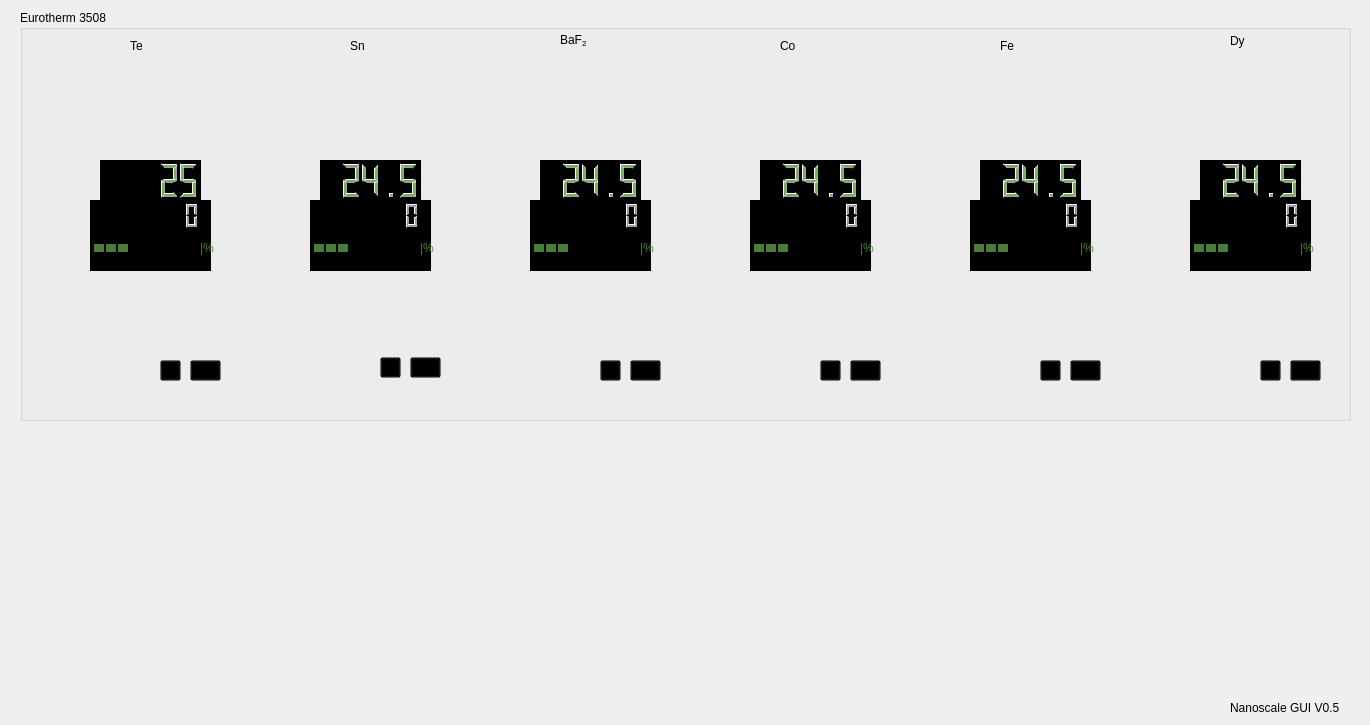
    <widget class="QWidget" name="tab_5">
     <attribute name="title">
      <string>Manual control</string>
     </attribute>
     <widget class="QLabel" name="label_66">
      <property name="geometry">
       <rect>
        <x>1230</x>
        <y>700</y>
        <width>131</width>
        <height>16</height>
       </rect>
      </property>
      <property name="text">
       <string>Nanoscale GUI V0.5</string>
      </property>
     </widget>
     <widget class="QLabel" name="label_428">
      <property name="geometry">
       <rect>
        <x>1000</x>
        <y>30</y>
        <width>41</width>
        <height>31</height>
       </rect>
      </property>
      <property name="styleSheet">
       <string notr="true">font: 20pt &quot;MS Shell Dlg 2&quot;;</string>
      </property>
      <property name="text">
       <string>Fe</string>
      </property>
     </widget>
     <widget class="QLabel" name="label_429">
      <property name="geometry">
       <rect>
        <x>1230</x>
        <y>20</y>
        <width>51</width>
        <height>41</height>
       </rect>
      </property>
      <property name="styleSheet">
       <string notr="true">font: 20pt &quot;MS Shell Dlg 2&quot;;</string>
      </property>
      <property name="text">
       <string>Dy</string>
      </property>
     </widget>
     <widget class="QLabel" name="label_431">
      <property name="geometry">
       <rect>
        <x>780</x>
        <y>30</y>
        <width>71</width>
        <height>31</height>
       </rect>
      </property>
      <property name="styleSheet">
       <string notr="true">font: 20pt &quot;MS Shell Dlg 2&quot;;</string>
      </property>
      <property name="text">
       <string>Co</string>
      </property>
     </widget>
     <widget class="QLabel" name="label_432">
      <property name="geometry">
       <rect>
        <x>130</x>
        <y>30</y>
        <width>51</width>
        <height>31</height>
       </rect>
      </property>
      <property name="styleSheet">
       <string notr="true">font: 20pt &quot;MS Shell Dlg 2&quot;;</string>
      </property>
      <property name="text">
       <string>Te</string>
      </property>
     </widget>
     <widget class="QLabel" name="label_433">
      <property name="geometry">
       <rect>
        <x>350</x>
        <y>30</y>
        <width>41</width>
        <height>31</height>
       </rect>
      </property>
      <property name="styleSheet">
       <string notr="true">font: 20pt &quot;MS Shell Dlg 2&quot;;</string>
      </property>
      <property name="text">
       <string>Sn</string>
      </property>
     </widget>
     <widget class="QGroupBox" name="groupBox_37">
      <property name="geometry">
       <rect>
        <x>20</x>
        <y>10</y>
        <width>1331</width>
        <height>411</height>
       </rect>
      </property>
      <property name="title">
       <string>Eurotherm 3508</string>
      </property>
      <widget class="QLabel" name="label_430">
       <property name="geometry">
        <rect>
         <x>540</x>
         <y>10</y>
         <width>81</width>
         <height>41</height>
        </rect>
       </property>
       <property name="styleSheet">
        <string notr="true">font: 20pt &quot;MS Shell Dlg 2&quot;;</string>
       </property>
       <property name="text">
        <string>&lt;html&gt;&lt;head/&gt;&lt;body&gt;&lt;p&gt;BaF&lt;span style=&quot; vertical-align:sub;&quot;&gt;2&lt;/span&gt;&lt;/p&gt;&lt;/body&gt;&lt;/html&gt;</string>
       </property>
      </widget>
      <widget class="QLabel" name="label_8">
       <property name="geometry">
        <rect>
         <x>30</x>
         <y>50</y>
         <width>201</width>
         <height>361</height>
        </rect>
       </property>
       <property name="text">
        <string/>
       </property>
       <property name="pixmap">
        <pixmap>3508_fv_unit1_sch.png</pixmap>
       </property>
       <property name="scaledContents">
        <bool>true</bool>
       </property>
       <property name="wordWrap">
        <bool>false</bool>
       </property>
       <property name="margin">
        <number>-1</number>
       </property>
       <property name="indent">
        <number>-1</number>
       </property>
      </widget>
      <widget class="QLabel" name="label_13">
       <property name="geometry">
        <rect>
         <x>250</x>
         <y>50</y>
         <width>201</width>
         <height>361</height>
        </rect>
       </property>
       <property name="text">
        <string/>
       </property>
       <property name="pixmap">
        <pixmap>3508_fv_unit1_sch.png</pixmap>
       </property>
       <property name="scaledContents">
        <bool>true</bool>
       </property>
       <property name="wordWrap">
        <bool>false</bool>
       </property>
       <property name="margin">
        <number>-1</number>
       </property>
       <property name="indent">
        <number>-1</number>
       </property>
      </widget>
      <widget class="QLabel" name="label_19">
       <property name="geometry">
        <rect>
         <x>470</x>
         <y>50</y>
         <width>201</width>
         <height>361</height>
        </rect>
       </property>
       <property name="text">
        <string/>
       </property>
       <property name="pixmap">
        <pixmap>3508_fv_unit1_sch.png</pixmap>
       </property>
       <property name="scaledContents">
        <bool>true</bool>
       </property>
       <property name="wordWrap">
        <bool>false</bool>
       </property>
       <property name="margin">
        <number>-1</number>
       </property>
       <property name="indent">
        <number>-1</number>
       </property>
      </widget>
      <widget class="QLabel" name="label_26">
       <property name="geometry">
        <rect>
         <x>690</x>
         <y>50</y>
         <width>201</width>
         <height>361</height>
        </rect>
       </property>
       <property name="text">
        <string/>
       </property>
       <property name="pixmap">
        <pixmap>3508_fv_unit1_sch.png</pixmap>
       </property>
       <property name="scaledContents">
        <bool>true</bool>
       </property>
       <property name="wordWrap">
        <bool>false</bool>
       </property>
       <property name="margin">
        <number>-1</number>
       </property>
       <property name="indent">
        <number>-1</number>
       </property>
      </widget>
      <widget class="QLabel" name="label_28">
       <property name="geometry">
        <rect>
         <x>910</x>
         <y>50</y>
         <width>201</width>
         <height>361</height>
        </rect>
       </property>
       <property name="text">
        <string/>
       </property>
       <property name="pixmap">
        <pixmap>3508_fv_unit1_sch.png</pixmap>
       </property>
       <property name="scaledContents">
        <bool>true</bool>
       </property>
       <property name="wordWrap">
        <bool>false</bool>
       </property>
       <property name="margin">
        <number>-1</number>
       </property>
       <property name="indent">
        <number>-1</number>
       </property>
      </widget>
      <widget class="QLabel" name="label_29">
       <property name="geometry">
        <rect>
         <x>1130</x>
         <y>50</y>
         <width>201</width>
         <height>361</height>
        </rect>
       </property>
       <property name="text">
        <string/>
       </property>
       <property name="pixmap">
        <pixmap>3508_fv_unit1_sch.png</pixmap>
       </property>
       <property name="scaledContents">
        <bool>true</bool>
       </property>
       <property name="wordWrap">
        <bool>false</bool>
       </property>
       <property name="margin">
        <number>-1</number>
       </property>
       <property name="indent">
        <number>-1</number>
       </property>
      </widget>
     </widget>
     <widget class="QPushButton" name="man_pushup_Sn">
      <property name="geometry">
       <rect>
        <x>410</x>
        <y>357</y>
        <width>31</width>
        <height>21</height>
       </rect>
      </property>
      <property name="styleSheet">
       <string notr="true">background-color: transparent</string>
      </property>
      <property name="text">
       <string/>
      </property>
     </widget>
     <widget class="QPushButton" name="man_pushdown_Sn">
      <property name="geometry">
       <rect>
        <x>380</x>
        <y>357</y>
        <width>21</width>
        <height>21</height>
       </rect>
      </property>
      <property name="styleSheet">
       <string notr="true">background-color: transparent</string>
      </property>
      <property name="text">
       <string/>
      </property>
     </widget>
     <widget class="QPushButton" name="man_pushdown_Te">
      <property name="geometry">
       <rect>
        <x>160</x>
        <y>360</y>
        <width>21</width>
        <height>21</height>
       </rect>
      </property>
      <property name="styleSheet">
       <string notr="true">background-color: transparent</string>
      </property>
      <property name="text">
       <string/>
      </property>
     </widget>
     <widget class="QPushButton" name="man_pushup_Te">
      <property name="geometry">
       <rect>
        <x>190</x>
        <y>360</y>
        <width>31</width>
        <height>21</height>
       </rect>
      </property>
      <property name="styleSheet">
       <string notr="true">background-color: transparent</string>
      </property>
      <property name="text">
       <string/>
      </property>
     </widget>
     <widget class="QPushButton" name="man_pushdown_Baf2">
      <property name="geometry">
       <rect>
        <x>600</x>
        <y>360</y>
        <width>21</width>
        <height>21</height>
       </rect>
      </property>
      <property name="styleSheet">
       <string notr="true">background-color: transparent</string>
      </property>
      <property name="text">
       <string/>
      </property>
     </widget>
     <widget class="QPushButton" name="man_pushup_Baf2">
      <property name="geometry">
       <rect>
        <x>630</x>
        <y>360</y>
        <width>31</width>
        <height>21</height>
       </rect>
      </property>
      <property name="styleSheet">
       <string notr="true">background-color: transparent</string>
      </property>
      <property name="text">
       <string/>
      </property>
     </widget>
     <widget class="QPushButton" name="man_pushup_Co">
      <property name="geometry">
       <rect>
        <x>850</x>
        <y>360</y>
        <width>31</width>
        <height>21</height>
       </rect>
      </property>
      <property name="styleSheet">
       <string notr="true">background-color: transparent</string>
      </property>
      <property name="text">
       <string/>
      </property>
     </widget>
     <widget class="QPushButton" name="man_pushdown_Co">
      <property name="geometry">
       <rect>
        <x>820</x>
        <y>360</y>
        <width>21</width>
        <height>21</height>
       </rect>
      </property>
      <property name="styleSheet">
       <string notr="true">background-color: transparent</string>
      </property>
      <property name="text">
       <string/>
      </property>
     </widget>
     <widget class="QPushButton" name="man_pushup_Fe">
      <property name="geometry">
       <rect>
        <x>1070</x>
        <y>360</y>
        <width>31</width>
        <height>21</height>
       </rect>
      </property>
      <property name="styleSheet">
       <string notr="true">background-color: transparent</string>
      </property>
      <property name="text">
       <string/>
      </property>
     </widget>
     <widget class="QPushButton" name="man_pushdown_Fe">
      <property name="geometry">
       <rect>
        <x>1040</x>
        <y>360</y>
        <width>21</width>
        <height>21</height>
       </rect>
      </property>
      <property name="styleSheet">
       <string notr="true">background-color: transparent</string>
      </property>
      <property name="text">
       <string/>
      </property>
     </widget>
     <widget class="QPushButton" name="man_pushup_Dy">
      <property name="geometry">
       <rect>
        <x>1290</x>
        <y>360</y>
        <width>31</width>
        <height>21</height>
       </rect>
      </property>
      <property name="styleSheet">
       <string notr="true">background-color: transparent</string>
      </property>
      <property name="text">
       <string/>
      </property>
     </widget>
     <widget class="QPushButton" name="man_pushdown_Dy">
      <property name="geometry">
       <rect>
        <x>1260</x>
        <y>360</y>
        <width>21</width>
        <height>21</height>
       </rect>
      </property>
      <property name="styleSheet">
       <string notr="true">background-color: transparent</string>
      </property>
      <property name="text">
       <string/>
      </property>
     </widget>
     <widget class="QLCDNumber" name="man_T_Te">
      <property name="geometry">
       <rect>
        <x>100</x>
        <y>160</y>
        <width>101</width>
        <height>41</height>
       </rect>
      </property>
      <property name="styleSheet">
       <string notr="true">background-color: rgb(0, 0, 0);
color: rgb(110, 181, 78);
</string>
      </property>
      <property name="smallDecimalPoint">
       <bool>false</bool>
      </property>
      <property name="value" stdset="0">
       <double>25.000000000000000</double>
      </property>
      <property name="intValue" stdset="0">
       <number>25</number>
      </property>
     </widget>
     <widget class="QLCDNumber" name="man_T_Sn">
      <property name="geometry">
       <rect>
        <x>320</x>
        <y>160</y>
        <width>101</width>
        <height>41</height>
       </rect>
      </property>
      <property name="styleSheet">
       <string notr="true">background-color: rgb(0, 0, 0);
color: rgb(110, 181, 78);
</string>
      </property>
      <property name="value" stdset="0">
       <double>24.500000000000000</double>
      </property>
     </widget>
     <widget class="QLCDNumber" name="man_T_Baf2">
      <property name="geometry">
       <rect>
        <x>540</x>
        <y>160</y>
        <width>101</width>
        <height>41</height>
       </rect>
      </property>
      <property name="styleSheet">
       <string notr="true">background-color: rgb(0, 0, 0);
color: rgb(110, 181, 78);
</string>
      </property>
      <property name="value" stdset="0">
       <double>24.500000000000000</double>
      </property>
     </widget>
     <widget class="QLCDNumber" name="man_T_Co">
      <property name="geometry">
       <rect>
        <x>760</x>
        <y>160</y>
        <width>101</width>
        <height>41</height>
       </rect>
      </property>
      <property name="styleSheet">
       <string notr="true">background-color: rgb(0, 0, 0);
color: rgb(110, 181, 78);
</string>
      </property>
      <property name="value" stdset="0">
       <double>24.500000000000000</double>
      </property>
     </widget>
     <widget class="QLCDNumber" name="man_T_Fe">
      <property name="geometry">
       <rect>
        <x>980</x>
        <y>160</y>
        <width>101</width>
        <height>41</height>
       </rect>
      </property>
      <property name="styleSheet">
       <string notr="true">background-color: rgb(0, 0, 0);
color: rgb(110, 181, 78);
</string>
      </property>
      <property name="value" stdset="0">
       <double>24.500000000000000</double>
      </property>
     </widget>
     <widget class="QLCDNumber" name="man_T_Dy">
      <property name="geometry">
       <rect>
        <x>1200</x>
        <y>160</y>
        <width>101</width>
        <height>41</height>
       </rect>
      </property>
      <property name="styleSheet">
       <string notr="true">background-color: rgb(0, 0, 0);
color: rgb(110, 181, 78);
</string>
      </property>
      <property name="value" stdset="0">
       <double>24.500000000000000</double>
      </property>
     </widget>
     <widget class="QLCDNumber" name="man_p_Te">
      <property name="geometry">
       <rect>
        <x>130</x>
        <y>200</y>
        <width>71</width>
        <height>31</height>
       </rect>
      </property>
      <property name="styleSheet">
       <string notr="true">background-color: rgb(0, 0, 0);
color: rgb(110, 181, 78);
</string>
      </property>
     </widget>
     <widget class="QLabel" name="label_171">
      <property name="geometry">
       <rect>
        <x>90</x>
        <y>200</y>
        <width>121</width>
        <height>71</height>
       </rect>
      </property>
      <property name="styleSheet">
       <string notr="true">
background-color: rgb(0, 0, 0);</string>
      </property>
      <property name="text">
       <string/>
      </property>
     </widget>
     <widget class="QProgressBar" name="man_progressBar_Te">
      <property name="geometry">
       <rect>
        <x>90</x>
        <y>240</y>
        <width>111</width>
        <height>16</height>
       </rect>
      </property>
      <property name="autoFillBackground">
       <bool>false</bool>
      </property>
      <property name="styleSheet">
       <string notr="true">
QProgressBar{
    border: 3px solid black;
    background-color :black;
    border-radius: 5px;
    text-align: center
}

QProgressBar::chunk {
    background-color: rgb(73, 125, 58);
    width: 10px;
    margin: 1px;
}
</string>
      </property>
      <property name="value">
       <number>24</number>
      </property>
      <property name="invertedAppearance">
       <bool>false</bool>
      </property>
      <property name="format">
       <string/>
      </property>
     </widget>
     <widget class="QLabel" name="label_172">
      <property name="geometry">
       <rect>
        <x>310</x>
        <y>200</y>
        <width>121</width>
        <height>71</height>
       </rect>
      </property>
      <property name="styleSheet">
       <string notr="true">
background-color: rgb(0, 0, 0);</string>
      </property>
      <property name="text">
       <string/>
      </property>
     </widget>
     <widget class="QLabel" name="label_173">
      <property name="geometry">
       <rect>
        <x>530</x>
        <y>200</y>
        <width>121</width>
        <height>71</height>
       </rect>
      </property>
      <property name="styleSheet">
       <string notr="true">
background-color: rgb(0, 0, 0);</string>
      </property>
      <property name="text">
       <string/>
      </property>
     </widget>
     <widget class="QLabel" name="label_174">
      <property name="geometry">
       <rect>
        <x>750</x>
        <y>200</y>
        <width>121</width>
        <height>71</height>
       </rect>
      </property>
      <property name="styleSheet">
       <string notr="true">
background-color: rgb(0, 0, 0);</string>
      </property>
      <property name="text">
       <string/>
      </property>
     </widget>
     <widget class="QLabel" name="label_175">
      <property name="geometry">
       <rect>
        <x>970</x>
        <y>200</y>
        <width>121</width>
        <height>71</height>
       </rect>
      </property>
      <property name="styleSheet">
       <string notr="true">
background-color: rgb(0, 0, 0);</string>
      </property>
      <property name="text">
       <string/>
      </property>
     </widget>
     <widget class="QLabel" name="label_176">
      <property name="geometry">
       <rect>
        <x>1190</x>
        <y>200</y>
        <width>121</width>
        <height>71</height>
       </rect>
      </property>
      <property name="styleSheet">
       <string notr="true">
background-color: rgb(0, 0, 0);</string>
      </property>
      <property name="text">
       <string/>
      </property>
     </widget>
     <widget class="QLabel" name="label_177">
      <property name="geometry">
       <rect>
        <x>200</x>
        <y>240</y>
        <width>16</width>
        <height>16</height>
       </rect>
      </property>
      <property name="styleSheet">
       <string notr="true">color: rgb(73, 125, 58);</string>
      </property>
      <property name="text">
       <string>|%</string>
      </property>
     </widget>
     <widget class="QLCDNumber" name="man_p_Sn">
      <property name="geometry">
       <rect>
        <x>350</x>
        <y>200</y>
        <width>71</width>
        <height>31</height>
       </rect>
      </property>
      <property name="styleSheet">
       <string notr="true">background-color: rgb(0, 0, 0);
color: rgb(110, 181, 78);
</string>
      </property>
     </widget>
     <widget class="QLCDNumber" name="man_p_Baf2">
      <property name="geometry">
       <rect>
        <x>570</x>
        <y>200</y>
        <width>71</width>
        <height>31</height>
       </rect>
      </property>
      <property name="styleSheet">
       <string notr="true">background-color: rgb(0, 0, 0);
color: rgb(110, 181, 78);
</string>
      </property>
     </widget>
     <widget class="QLCDNumber" name="man_p_Co">
      <property name="geometry">
       <rect>
        <x>790</x>
        <y>200</y>
        <width>71</width>
        <height>31</height>
       </rect>
      </property>
      <property name="styleSheet">
       <string notr="true">background-color: rgb(0, 0, 0);
color: rgb(110, 181, 78);
</string>
      </property>
     </widget>
     <widget class="QLCDNumber" name="man_p_Fe">
      <property name="geometry">
       <rect>
        <x>1010</x>
        <y>200</y>
        <width>71</width>
        <height>31</height>
       </rect>
      </property>
      <property name="styleSheet">
       <string notr="true">background-color: rgb(0, 0, 0);
color: rgb(110, 181, 78);
</string>
      </property>
     </widget>
     <widget class="QLCDNumber" name="man_p_Dy">
      <property name="geometry">
       <rect>
        <x>1230</x>
        <y>200</y>
        <width>71</width>
        <height>31</height>
       </rect>
      </property>
      <property name="styleSheet">
       <string notr="true">background-color: rgb(0, 0, 0);
color: rgb(110, 181, 78);
</string>
      </property>
     </widget>
     <widget class="QProgressBar" name="man_progressBar_Sn">
      <property name="geometry">
       <rect>
        <x>310</x>
        <y>240</y>
        <width>111</width>
        <height>16</height>
       </rect>
      </property>
      <property name="autoFillBackground">
       <bool>false</bool>
      </property>
      <property name="styleSheet">
       <string notr="true">
QProgressBar{
    border: 3px solid black;
    background-color :black;
    border-radius: 5px;
    text-align: center
}

QProgressBar::chunk {
    background-color: rgb(73, 125, 58);
    width: 10px;
    margin: 1px;
}
</string>
      </property>
      <property name="value">
       <number>24</number>
      </property>
      <property name="invertedAppearance">
       <bool>false</bool>
      </property>
      <property name="format">
       <string/>
      </property>
     </widget>
     <widget class="QLabel" name="label_178">
      <property name="geometry">
       <rect>
        <x>420</x>
        <y>240</y>
        <width>16</width>
        <height>16</height>
       </rect>
      </property>
      <property name="styleSheet">
       <string notr="true">color: rgb(73, 125, 58);</string>
      </property>
      <property name="text">
       <string>|%</string>
      </property>
     </widget>
     <widget class="QProgressBar" name="man_progressBar_Baf2">
      <property name="geometry">
       <rect>
        <x>530</x>
        <y>240</y>
        <width>111</width>
        <height>16</height>
       </rect>
      </property>
      <property name="autoFillBackground">
       <bool>false</bool>
      </property>
      <property name="styleSheet">
       <string notr="true">
QProgressBar{
    border: 3px solid black;
    background-color :black;
    border-radius: 5px;
    text-align: center
}

QProgressBar::chunk {
    background-color: rgb(73, 125, 58);
    width: 10px;
    margin: 1px;
}
</string>
      </property>
      <property name="value">
       <number>24</number>
      </property>
      <property name="invertedAppearance">
       <bool>false</bool>
      </property>
      <property name="format">
       <string/>
      </property>
     </widget>
     <widget class="QLabel" name="label_181">
      <property name="geometry">
       <rect>
        <x>640</x>
        <y>240</y>
        <width>16</width>
        <height>16</height>
       </rect>
      </property>
      <property name="styleSheet">
       <string notr="true">color: rgb(73, 125, 58);</string>
      </property>
      <property name="text">
       <string>|%</string>
      </property>
     </widget>
     <widget class="QLabel" name="label_182">
      <property name="geometry">
       <rect>
        <x>860</x>
        <y>240</y>
        <width>16</width>
        <height>16</height>
       </rect>
      </property>
      <property name="styleSheet">
       <string notr="true">color: rgb(73, 125, 58);</string>
      </property>
      <property name="text">
       <string>|%</string>
      </property>
     </widget>
     <widget class="QProgressBar" name="man_progressBar_Co">
      <property name="geometry">
       <rect>
        <x>750</x>
        <y>240</y>
        <width>111</width>
        <height>16</height>
       </rect>
      </property>
      <property name="autoFillBackground">
       <bool>false</bool>
      </property>
      <property name="styleSheet">
       <string notr="true">
QProgressBar{
    border: 3px solid black;
    background-color :black;
    border-radius: 5px;
    text-align: center
}

QProgressBar::chunk {
    background-color: rgb(73, 125, 58);
    width: 10px;
    margin: 1px;
}
</string>
      </property>
      <property name="value">
       <number>24</number>
      </property>
      <property name="invertedAppearance">
       <bool>false</bool>
      </property>
      <property name="format">
       <string/>
      </property>
     </widget>
     <widget class="QProgressBar" name="man_progressBar_Fe">
      <property name="geometry">
       <rect>
        <x>970</x>
        <y>240</y>
        <width>111</width>
        <height>16</height>
       </rect>
      </property>
      <property name="autoFillBackground">
       <bool>false</bool>
      </property>
      <property name="styleSheet">
       <string notr="true">
QProgressBar{
    border: 3px solid black;
    background-color :black;
    border-radius: 5px;
    text-align: center
}

QProgressBar::chunk {
    background-color: rgb(73, 125, 58);
    width: 10px;
    margin: 1px;
}
</string>
      </property>
      <property name="value">
       <number>24</number>
      </property>
      <property name="invertedAppearance">
       <bool>false</bool>
      </property>
      <property name="format">
       <string/>
      </property>
     </widget>
     <widget class="QLabel" name="label_183">
      <property name="geometry">
       <rect>
        <x>1080</x>
        <y>240</y>
        <width>16</width>
        <height>16</height>
       </rect>
      </property>
      <property name="styleSheet">
       <string notr="true">color: rgb(73, 125, 58);</string>
      </property>
      <property name="text">
       <string>|%</string>
      </property>
     </widget>
     <widget class="QLabel" name="label_184">
      <property name="geometry">
       <rect>
        <x>1300</x>
        <y>240</y>
        <width>16</width>
        <height>16</height>
       </rect>
      </property>
      <property name="styleSheet">
       <string notr="true">color: rgb(73, 125, 58);</string>
      </property>
      <property name="text">
       <string>|%</string>
      </property>
     </widget>
     <widget class="QProgressBar" name="man_progressBar_Dy">
      <property name="geometry">
       <rect>
        <x>1190</x>
        <y>240</y>
        <width>111</width>
        <height>16</height>
       </rect>
      </property>
      <property name="autoFillBackground">
       <bool>false</bool>
      </property>
      <property name="styleSheet">
       <string notr="true">
QProgressBar{
    border: 3px solid black;
    background-color :black;
    border-radius: 5px;
    text-align: center
}

QProgressBar::chunk {
    background-color: rgb(73, 125, 58);
    width: 10px;
    margin: 1px;
}
</string>
      </property>
      <property name="value">
       <number>24</number>
      </property>
      <property name="invertedAppearance">
       <bool>false</bool>
      </property>
      <property name="format">
       <string/>
      </property>
     </widget>
     <zorder>label_66</zorder>
     <zorder>label_428</zorder>
     <zorder>label_429</zorder>
     <zorder>label_431</zorder>
     <zorder>label_432</zorder>
     <zorder>label_433</zorder>
     <zorder>groupBox_37</zorder>
     <zorder>man_pushup_Sn</zorder>
     <zorder>man_pushdown_Sn</zorder>
     <zorder>man_pushdown_Te</zorder>
     <zorder>man_pushup_Te</zorder>
     <zorder>man_pushdown_Baf2</zorder>
     <zorder>man_pushup_Baf2</zorder>
     <zorder>man_pushup_Co</zorder>
     <zorder>man_pushdown_Co</zorder>
     <zorder>man_pushup_Fe</zorder>
     <zorder>man_pushdown_Fe</zorder>
     <zorder>man_pushup_Dy</zorder>
     <zorder>man_pushdown_Dy</zorder>
     <zorder>man_T_Te</zorder>
     <zorder>man_T_Sn</zorder>
     <zorder>man_T_Baf2</zorder>
     <zorder>man_T_Co</zorder>
     <zorder>man_T_Fe</zorder>
     <zorder>man_T_Dy</zorder>
     <zorder>label_171</zorder>
     <zorder>man_p_Te</zorder>
     <zorder>man_progressBar_Te</zorder>
     <zorder>label_172</zorder>
     <zorder>label_173</zorder>
     <zorder>label_174</zorder>
     <zorder>label_175</zorder>
     <zorder>label_176</zorder>
     <zorder>label_177</zorder>
     <zorder>man_p_Sn</zorder>
     <zorder>man_p_Baf2</zorder>
     <zorder>man_p_Co</zorder>
     <zorder>man_p_Fe</zorder>
     <zorder>man_p_Dy</zorder>
     <zorder>man_progressBar_Sn</zorder>
     <zorder>label_178</zorder>
     <zorder>man_progressBar_Baf2</zorder>
     <zorder>label_181</zorder>
     <zorder>label_182</zorder>
     <zorder>man_progressBar_Co</zorder>
     <zorder>man_progressBar_Fe</zorder>
     <zorder>label_183</zorder>
     <zorder>label_184</zorder>
     <zorder>man_progressBar_Dy</zorder>
    </widget>
